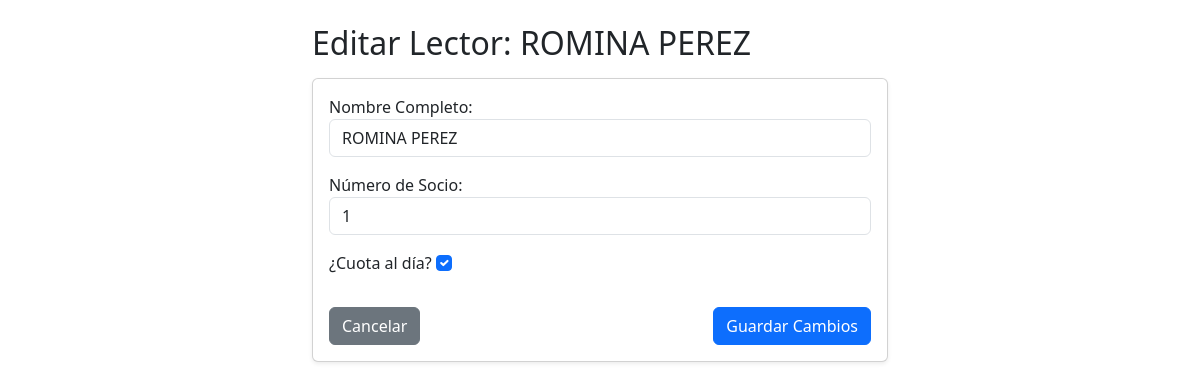
Screenshot of /editar/1/ with the database file from the repository.
### Clientes/models.py (models this page shows, shortened)
class Lector(models.Model):
    nombre_completo = models.CharField(max_length=100)
    numero_socio = models.IntegerField(unique=True)
    fecha_registro = models.DateTimeField(auto_now_add=True)
    cuota_al_dia = models.BooleanField(default=True)

### Clientes/views.py (the view)
# urls.py: path('editar/<int:pk>/', views.editar_lector, name='editar_lector'),
def editar_lector(request, pk):
    lector = get_object_or_404(Lector, pk=pk)
    if request.method == 'POST':
        form = LectorForm(request.POST, instance=lector)
        if form.is_valid():
            form.save()
            return redirect('listar_lectores')
    else:
        form = LectorForm(instance=lector)
    return render(request, 'clientes/editar_lector.html', {
        'form': form,
        'lector': lector
    })

### Clientes/forms.py
class LectorForm(forms.ModelForm):
    class Meta:
        model = Lector
        fields = ['nombre_completo', 'numero_socio', 'cuota_al_dia']
        labels = {
            'nombre_completo': 'Nombre Completo',
            'numero_socio': 'Número de Socio',
            'cuota_al_dia': '¿Cuota al día?',
        }
        widgets = {
            'nombre_completo': forms.TextInput(attrs={'class': 'form-control', 'placeholder': 'Ej: Maria Lopez'}),
            'numero_socio': forms.NumberInput(attrs={'class': 'form-control', 'placeholder': 'Ej: 1001'}),
            'cuota_al_dia': forms.CheckboxInput(attrs={'class': 'form-check-input'}),
        }

### Clientes/templates/clientes/editar_lector.html (shortened to what this page needs)
<!DOCTYPE html>
<html lang="es">
<head>
    <link href="https://cdn.jsdelivr.net/npm/bootstrap@5.3.0/dist/css/bootstrap.min.css" rel="stylesheet">
</head>
<body class="container py-4" style="max-width: 600px;">
    <h2>Editar Lector: {{ lector.nombre_completo }}</h2>
    <form method="POST" class="card card-body shadow-sm mt-3">
        {{ form.as_p }}
        <div class="d-flex justify-content-between mt-3">
            <a href="{% url 'listar_lectores' %}" class="btn btn-secondary">Cancelar</a>
            <button type="submit" class="btn btn-primary">Guardar Cambios</button>
        </div>
    </form>
</body>
</html>

### rows the page displays
Lector: nombre_completo "ROMINA PEREZ", numero_socio "1", cuota_al_dia "☑"
